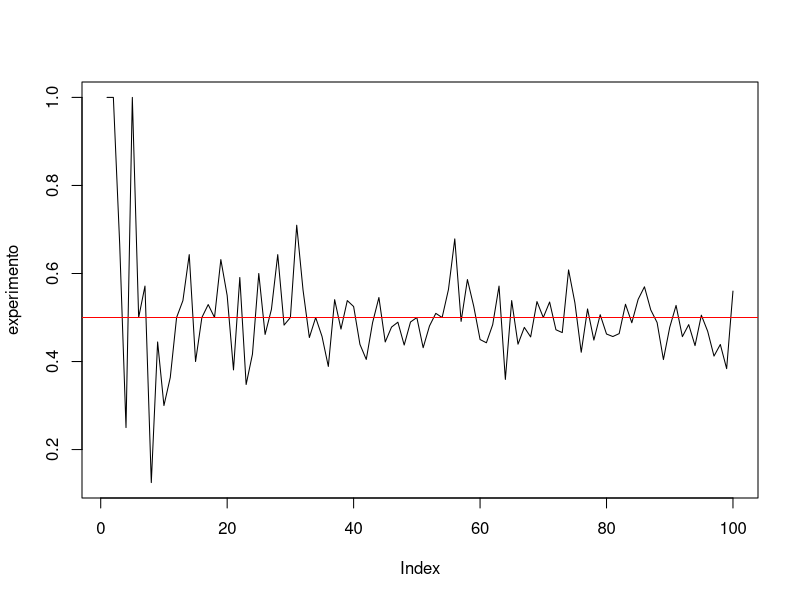
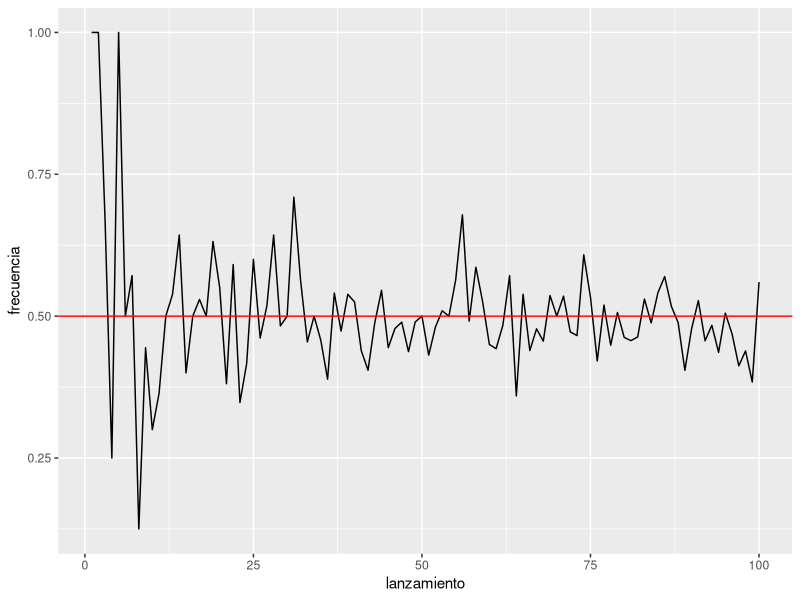
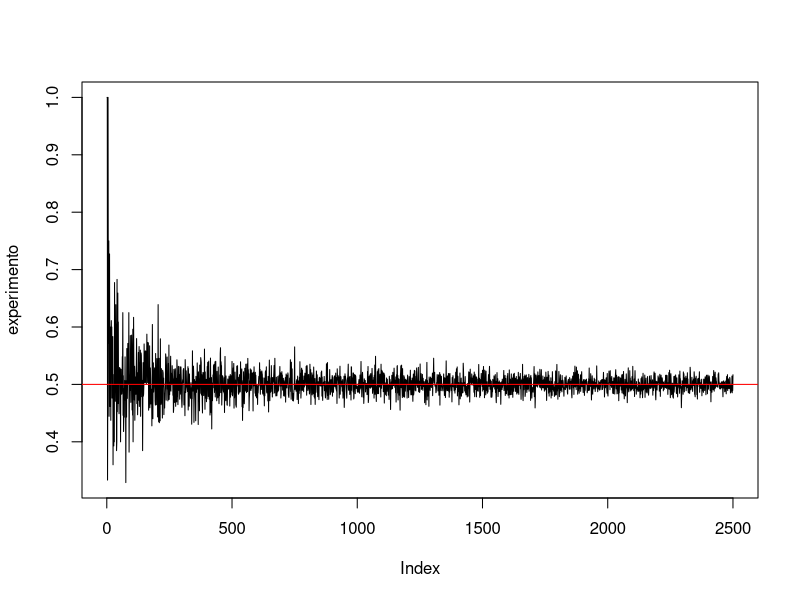
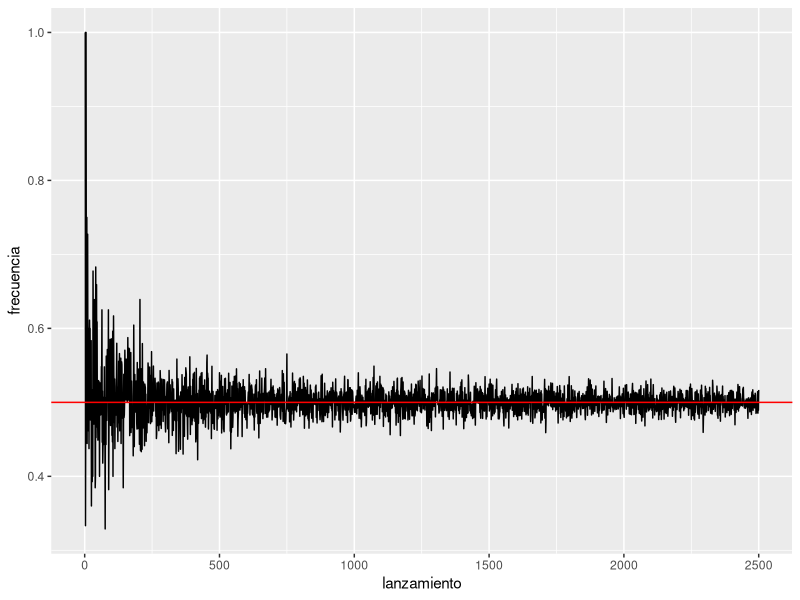

Source code (R) for these figures, in order:
## ---- chunk 1
knitr::opts_chunk$set(echo = TRUE, warning = FALSE, message = FALSE)
## ---- chunk 2
# Opciones de la moneda
moneda <- c("cara", "sello")

# Un lanzamiento aleatorio
sample(x = moneda, size = 1)
## ---- chunk 3
set.seed(1) # semilla para garantizar replicabilidad
lanzamientos <- replicate(n = 10, expr = sample(x = moneda, size = 1))
## ---- chunk 4
prop.table(table(lanzamientos))[1]
## ---- chunk 5
experimento <- c()
for(i in 1:100){
  muestra <- replicate(n = i, expr = sample(x = moneda, size = 1))
  experimento[i] <- prop.table(table(muestra))[1]
}
## ---- chunk 6
experimento
## ---- chunk 7
plot(experimento, type = "l")
abline(h = 0.5, col = "red")
## ---- chunk 8
library(tidyverse)

enframe(experimento, name = "lanzamiento", value = "frecuencia") %>% 
  ggplot(mapping = aes(x = lanzamiento, y = frecuencia)) +
  geom_line() +
  geom_hline(yintercept = 0.5, color = "red")
## ---- chunk 9
experimento <- c()
for(i in 1:2500){
  muestra <- replicate(n = i, expr = sample(x = moneda, size = 1))
  experimento[i] <- prop.table(table(muestra))[1]
}
## ---- chunk 10
plot(experimento, type = "l")
abline(h = 0.5, col = "red")
## ---- chunk 11
library(tidyverse)

enframe(experimento, name = "lanzamiento", value = "frecuencia") %>% 
  ggplot(mapping = aes(x = lanzamiento, y = frecuencia)) +
  geom_line() +
  geom_hline(yintercept = 0.5, color = "red")
